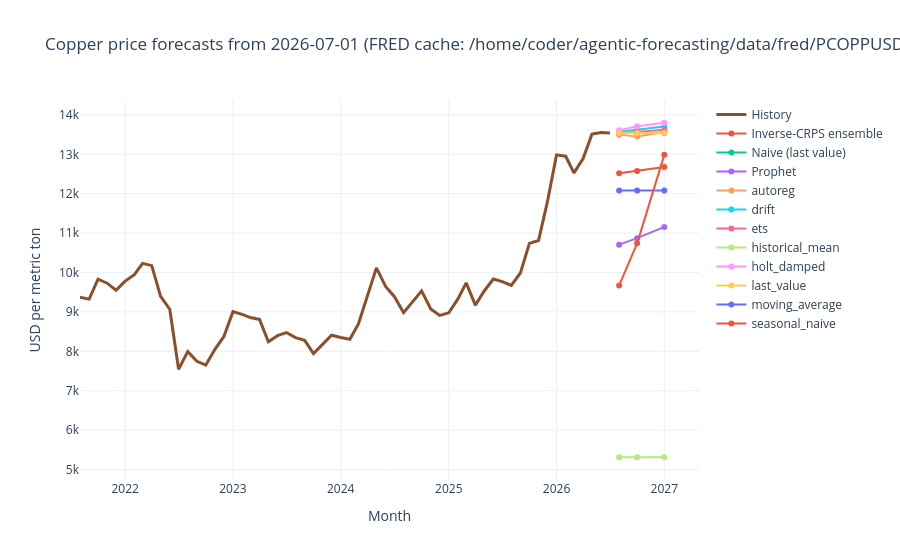

The notebook cell this image was saved under:
### Markdown cell above
## 13. Visualize and export results

The final chart keeps history and forecasts on one scale. Exports are disabled by default and, when enabled, write timestamped forecasts, metrics, configuration, and the model decision log under `data/predictions/copper/`.

### Code cell
import plotly.graph_objects as go


fig = go.Figure()
fig.add_trace(
    go.Scatter(
        x=copper.index[-60:],
        y=copper["price"].iloc[-60:],
        name="History",
        line={"color": "#8c4f2b", "width": 3},
    )
)
for model_name, frame in future_forecasts.groupby("Model"):
    fig.add_trace(
        go.Scatter(
            x=frame["Forecast date"],
            y=frame["Point"],
            mode="lines+markers",
            name=model_name,
        )
    )
fig.update_layout(
    title=f"Copper price forecasts from {as_of.date()} ({data_source})",
    xaxis_title="Month",
    yaxis_title="USD per metric ton",
    template="plotly_white",
)
fig.show()

EXPORT_RESULTS = False
if EXPORT_RESULTS:
    timestamp = datetime.now(tz=timezone.utc).strftime("%Y%m%dT%H%M%SZ")
    export_dir = ROOT / "data" / "predictions" / "copper"
    export_dir.mkdir(parents=True, exist_ok=True)
    future_forecasts.to_csv(export_dir / f"forecasts_{timestamp}.csv", index=False)
    leaderboard.to_csv(export_dir / f"metrics_{timestamp}.csv", index=False)
    (export_dir / f"config_{timestamp}.json").write_text(json.dumps(asdict(CONFIG), default=str, indent=2))
    (export_dir / f"decisions_{timestamp}.json").write_text(json.dumps(decision_log, indent=2))
    print("Exported results to", export_dir)
else:
    print("Set EXPORT_RESULTS=True to write forecast artifacts.")

### Figure 1 — Plotly figure (JSON) as saved in the notebook; plotly's stock layout.template omitted (floating-point values rounded to 4 significant figures)
{"data": [{"line": {"color": "#8c4f2b", "width": 3}, "name": "History", "type": "scatter", "x": ["2021-08-01T00:00:00.000000", "2021-09-01T00:00:00.000000", "2021-10-01T00:00:00.000000", "2021-11-01T00:00:00.000000", "2021-12-01T00:00:00.000000", "2022-01-01T00:00:00.000000", "2022-02-01T00:00:00.000000", "2022-03-01T00:00:00.000000", "2022-04-01T00:00:00.000000", "2022-05-01T00:00:00.000000", "2022-06-01T00:00:00.000000", "2022-07-01T00:00:00.000000", "2022-08-01T00:00:00.000000", "2022-09-01T00:00:00.000000", "2022-10-01T00:00:00.000000", "2022-11-01T00:00:00.000000", "2022-12-01T00:00:00.000000", "2023-01-01T00:00:00.000000", "2023-02-01T00:00:00.000000", "2023-03-01T00:00:00.000000", "2023-04-01T00:00:00.000000", "2023-05-01T00:00:00.000000", "2023-06-01T00:00:00.000000", "2023-07-01T00:00:00.000000", "2023-08-01T00:00:00.000000", "2023-09-01T00:00:00.000000", "2023-10-01T00:00:00.000000", "2023-11-01T00:00:00.000000", "2023-12-01T00:00:00.000000", "2024-01-01T00:00:00.000000", "2024-02-01T00:00:00.000000", "2024-03-01T00:00:00.000000", "2024-04-01T00:00:00.000000", "2024-05-01T00:00:00.000000", "2024-06-01T00:00:00.000000", "2024-07-01T00:00:00.000000", "2024-08-01T00:00:00.000000", "2024-09-01T00:00:00.000000", "2024-10-01T00:00:00.000000", "2024-11-01T00:00:00.000000", "2024-12-01T00:00:00.000000", "2025-01-01T00:00:00.000000", "2025-02-01T00:00:00.000000", "2025-03-01T00:00:00.000000", "2025-04-01T00:00:00.000000", "2025-05-01T00:00:00.000000", "2025-06-01T00:00:00.000000", "2025-07-01T00:00:00.000000", "2025-08-01T00:00:00.000000", "2025-09-01T00:00:00.000000", "2025-10-01T00:00:00.000000", "2025-11-01T00:00:00.000000", "2025-12-01T00:00:00.000000", "2026-01-01T00:00:00.000000", "2026-02-01T00:00:00.000000", "2026-03-01T00:00:00.000000", "2026-04-01T00:00:00.000000", "2026-05-01T00:00:00.000000", "2026-06-01T00:00:00.000000", "2026-07-01T00:00:00.000000"], "y": [9370.0, 9325.0, 9829.0, 9729.0, 9551.0, 9782.0, 9943.0, 10230.0, 10170.0, 9395.0, 9068.0, 7545.0, 7991.0, 7746.0, 7651.0, 8050.0, 8371.0, 9007.0, 8937.0, 8856.0, 8809.0, 8243.0, 8397.0, 8477.0, 8348.0, 8277.0, 7941.0, 8190.0, 8408.0, 8351.0, 8305.0, 8693.0, 9446.0, 10120.0, 9648.0, 9385.0, 8981.0, 9259.0, 9534.0, 9076.0, 8910.0, 8977.0, 9331.0, 9736.0, 9173.0, 9531.0, 9835.0, 9771.0, 9672.0, 9995.0, 10740.0, 10810.0, 11790.0, 12990.0, 12950.0, 12530.0, 12890.0, 13510.0, 13550.0, 13540.0]}, {"mode": "lines+markers", "name": "Inverse-CRPS ensemble", "type": "scatter", "x": ["2026-08-01T00:00:00.000000", "2026-10-01T00:00:00.000000", "2027-01-01T00:00:00.000000"], "y": [12520.0, 12580.0, 12680.0]}, {"mode": "lines+markers", "name": "Naive (last value)", "type": "scatter", "x": ["2026-08-01T00:00:00.000000", "2026-10-01T00:00:00.000000", "2027-01-01T00:00:00.000000"], "y": [13540.0, 13540.0, 13540.0]}, {"mode": "lines+markers", "name": "Prophet", "type": "scatter", "x": ["2026-08-01T00:00:00.000000", "2026-10-01T00:00:00.000000", "2027-01-01T00:00:00.000000"], "y": [10710.0, 10870.0, 11160.0]}, {"mode": "lines+markers", "name": "autoreg", "type": "scatter", "x": ["2026-08-01T00:00:00.000000", "2026-10-01T00:00:00.000000", "2027-01-01T00:00:00.000000"], "y": [13500.0, 13450.0, 13570.0]}, {"mode": "lines+markers", "name": "drift", "type": "scatter", "x": ["2026-08-01T00:00:00.000000", "2026-10-01T00:00:00.000000", "2027-01-01T00:00:00.000000"], "y": [13570.0, 13630.0, 13710.0]}, {"mode": "lines+markers", "name": "ets", "type": "scatter", "x": ["2026-08-01T00:00:00.000000", "2026-10-01T00:00:00.000000", "2027-01-01T00:00:00.000000"], "y": [13530.0, 13570.0, 13620.0]}, {"mode": "lines+markers", "name": "historical_mean", "type": "scatter", "x": ["2026-08-01T00:00:00.000000", "2026-10-01T00:00:00.000000", "2027-01-01T00:00:00.000000"], "y": [5311.0, 5311.0, 5311.0]}, {"mode": "lines+markers", "name": "holt_damped", "type": "scatter", "x": ["2026-08-01T00:00:00.000000", "2026-10-01T00:00:00.000000", "2027-01-01T00:00:00.000000"], "y": [13610.0, 13710.0, 13800.0]}, {"mode": "lines+markers", "name": "last_value", "type": "scatter", "x": ["2026-08-01T00:00:00.000000", "2026-10-01T00:00:00.000000", "2027-01-01T00:00:00.000000"], "y": [13540.0, 13540.0, 13540.0]}, {"mode": "lines+markers", "name": "moving_average", "type": "scatter", "x": ["2026-08-01T00:00:00.000000", "2026-10-01T00:00:00.000000", "2027-01-01T00:00:00.000000"], "y": [12080.0, 12080.0, 12080.0]}, {"mode": "lines+markers", "name": "seasonal_naive", "type": "scatter", "x": ["2026-08-01T00:00:00.000000", "2026-10-01T00:00:00.000000", "2027-01-01T00:00:00.000000"], "y": [9672.0, 10740.0, 12990.0]}], "layout": {"title": {"text": "Copper price forecasts from 2026-07-01 (FRED cache: /home/coder/agentic-forecasting/data/fred/PCOPPUSDM.parquet)"}, "xaxis": {"title": {"text": "Month"}}, "yaxis": {"title": {"text": "USD per metric ton"}}}}
